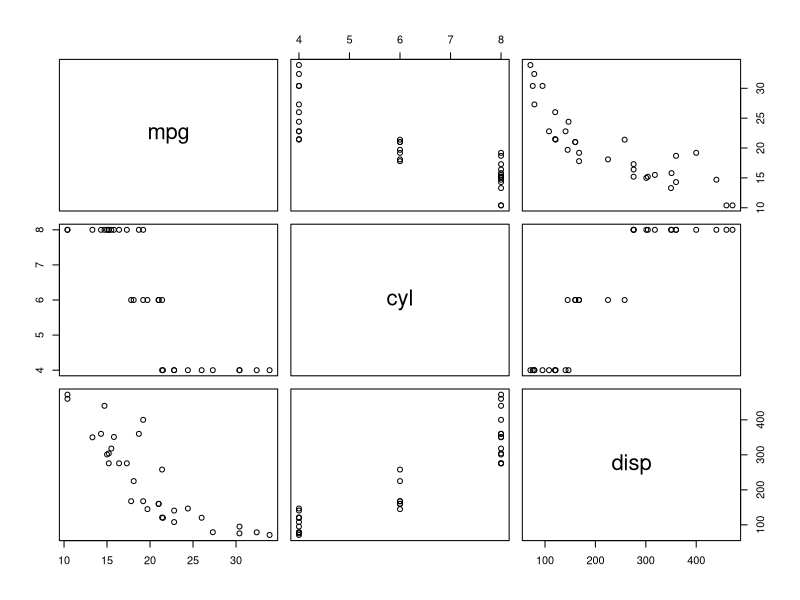
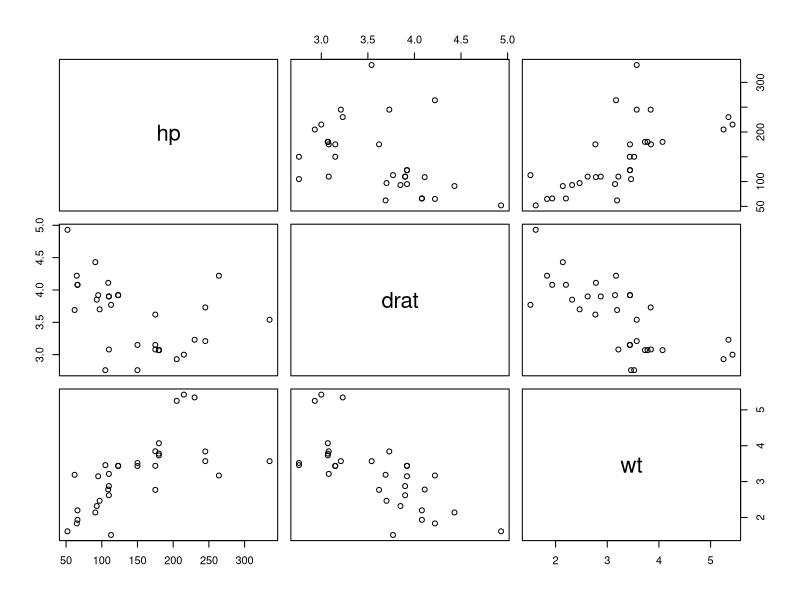

The R script that drew these images, in order:
## ---- chunk 1
knitr::opts_chunk$set(
  cache = FALSE, cache.lazy = FALSE, autodep = TRUE, warning = FALSE, 
  message = FALSE, echo = TRUE, dpi = 180,
  fig.width = 8, fig.height = 5, echo = FALSE
  )
## ---- chunk 2
library(tidyverse)
## ---- chunk 3
Sys.Date()
## ---- chunk 4
plot(mtcars[,c(1:3)])
## ---- chunk 5
plot(mtcars[,c(4:6)])
